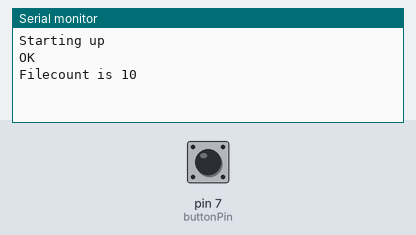
Recording of a sketch running on a simulated Arduino Uno, built with avr-gcc and run on an emulated ATmega328P. On the bench: the last lines printed to the serial monitor. The inputs (shaded band) are chosen by the test bench; at power-on: pin 7 (buttonPin) HIGH. Random numbers use the default seed unless the sketch sets one; the audio player accepts every command and is not drawn.

Above: at 1.7 s.
1.8 s: pin 7 (buttonPin) pulled LOW for 0.15 s
At 2.2 s:
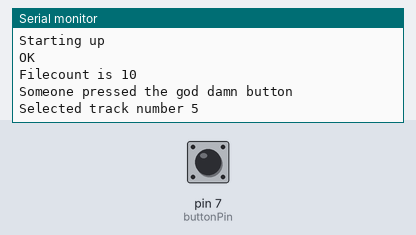
3.4 s: pin 7 (buttonPin) pulled LOW for 1 s
At 4.6 s:
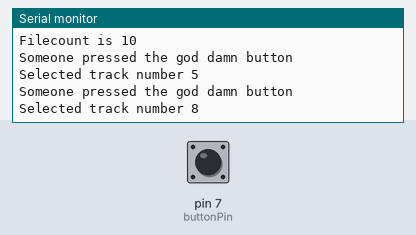
5.9 s: pin 7 (buttonPin) pulled LOW for 0.15 s
At 6.5 s:
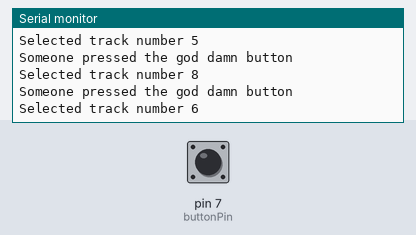

Measured:
- after the input at 1.8 s, the serial monitor: prints a new line at once (image 1)
- after the input at 3.4 s, the serial monitor: prints a new line at once (image 2)
- after the input at 5.9 s, the serial monitor: prints a new line at once (image 3)

The sketch:

italy_box.ino
```cpp
#include "SoftwareSerial.h"
#include "DFRobotDFPlayerMini.h"

const int buttonPin = 7;

static const uint8_t PIN_MP3_TX = 2; // Connects to module's RX
static const uint8_t PIN_MP3_RX = 3;
SoftwareSerial softwareSerial(PIN_MP3_RX, PIN_MP3_TX); // Connects to module's TX
DFRobotDFPlayerMini player;

int lastState = HIGH;
int fileCount;

void setup() {
  Serial.begin(9600);
  softwareSerial.begin(9600);
  Serial.println("Starting up");
  pinMode(buttonPin, INPUT_PULLUP);
  if (player.begin(softwareSerial)) {
    Serial.println("OK");
    fileCount = player.readFileCounts();
    Serial.println("Filecount is " + String(fileCount));
    player.volume(10);
  } else {
    Serial.println("Connecting to DFPlayer Mini failed!");
  }
}

void loop() {
  int currentState = digitalRead(buttonPin);
  if (currentState == LOW && lastState == HIGH) {
    Serial.println("Someone pressed the god damn button");
    playThatShit();
    delay(1000);
  }

  lastState = currentState;
}

void playThatShit() {
  int trackNumber = random(1, fileCount);
  Serial.println("Selected track number " + String(trackNumber));
  player.play(trackNumber);
}
```
